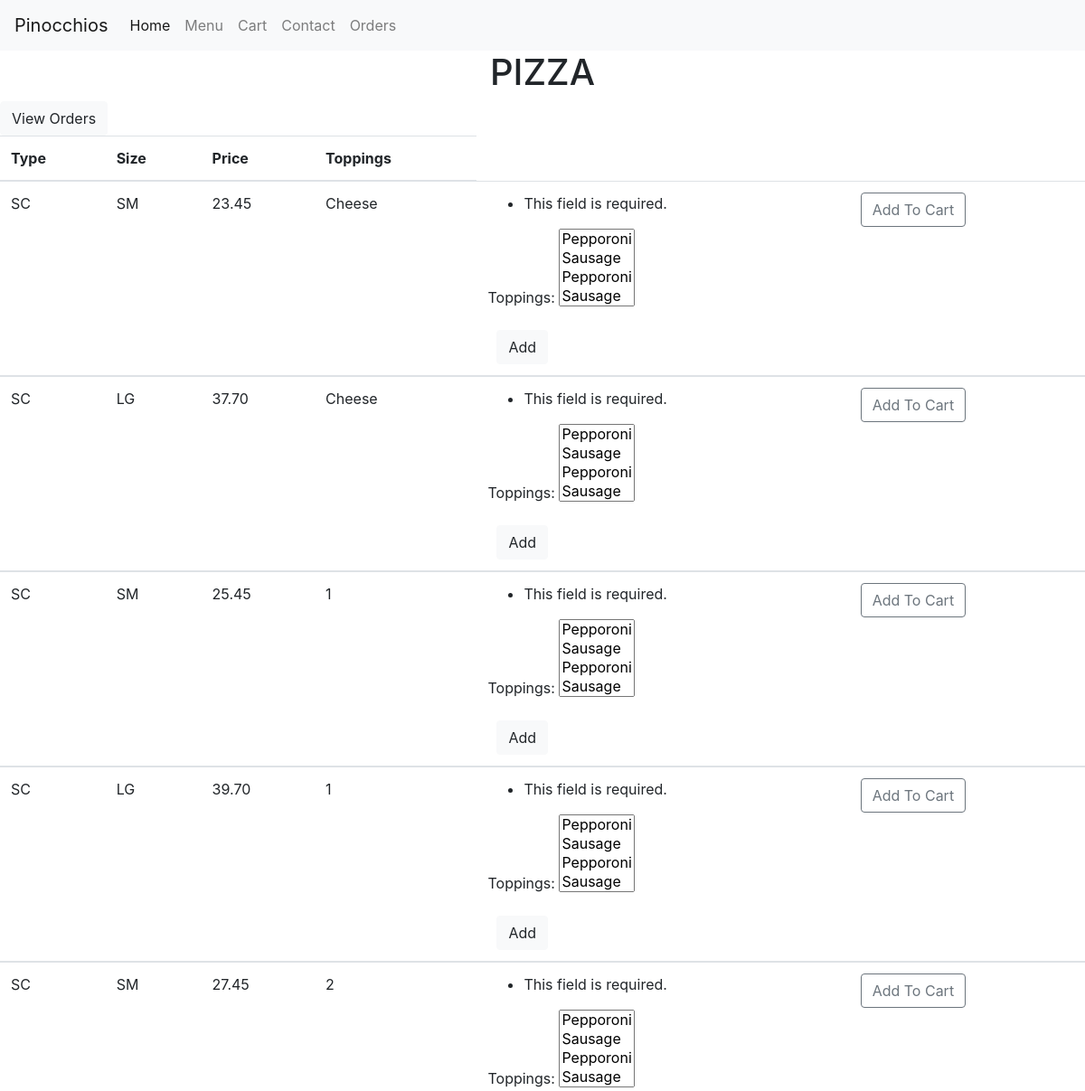
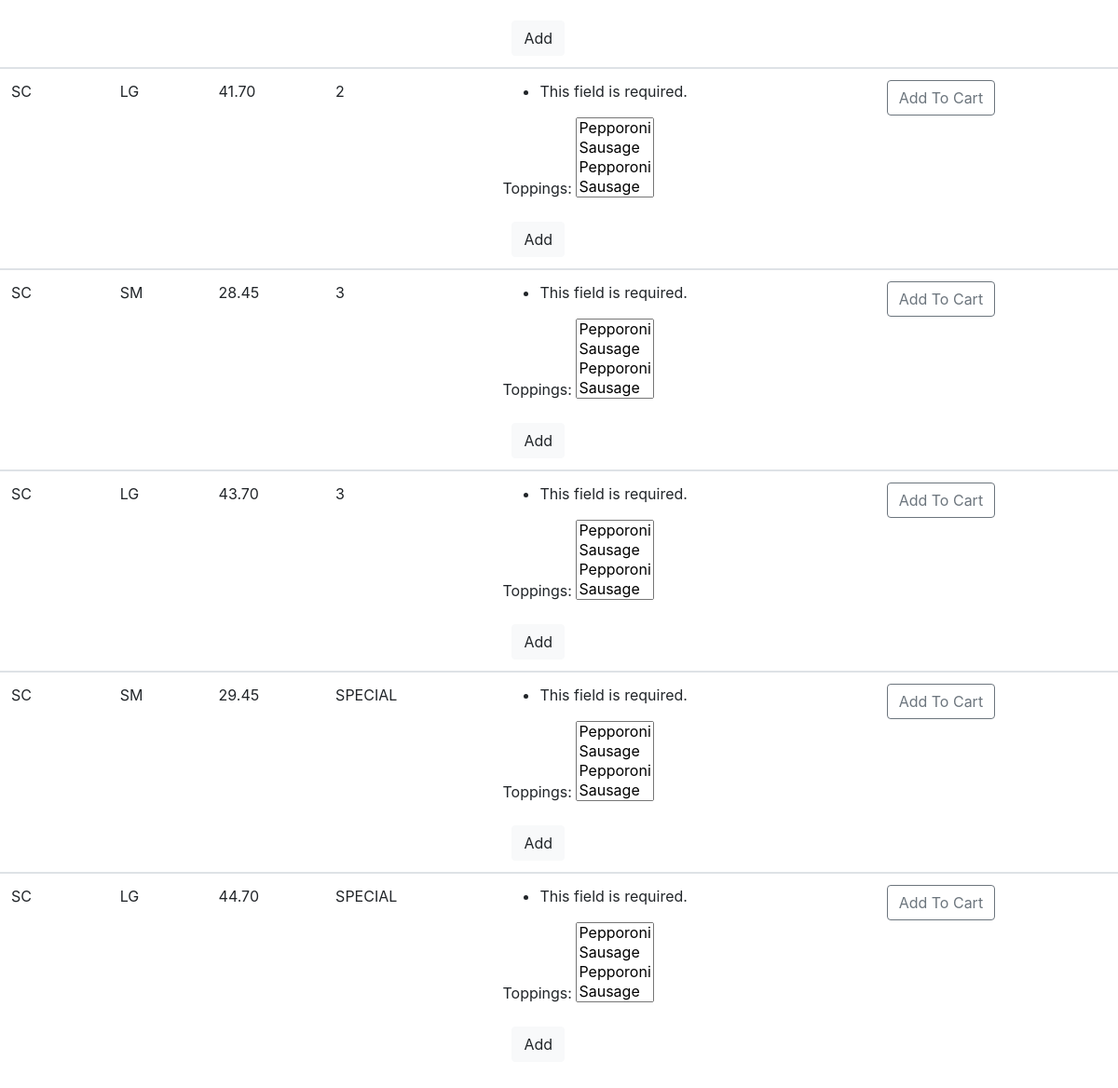
Page /menupizzasic on the committed database (2 pictures, top to bottom).
### orders/models.py (models this page shows)
class PizzaSic(models.Model):
    Regular='RG'
    Sicilian='SC'
    TYPE_CHOICES=(
        (Regular,'Regular'),
        (Sicilian,'Sicilian' )
        )
    Small='SM'
    Large='LG'
    TYPE_CHOICES=((Regular,'Regular'),(Sicilian,'Sicilian') )
    SIZE_CHOICES=(
        (Small,'Small'),
        (Large,'Large'))
    Cheese='Cheese'
    first="1"
    second='2'
    third='3'
    fourth='4'
    fifth='5'
    Special='SPECIAL'
    NUM_TOPPING_CHOICES=(
    (Cheese,'Cheese'),
    (first,'1'),
    (second,'2'),
    (third,'3'),
    (fourth,'4'),
    (fifth,'5'),
    (Special,'SPECIAL'))
    PizzaDish = models.CharField(
        choices=TYPE_CHOICES,
        default=Regular,
        max_length=64,
    )
    Size=models.CharField(
        choices=SIZE_CHOICES,
        default=Small,
        max_length=64,
        )
    Price=models.DecimalField(
        max_digits=5,
        decimal_places=2,
        default=1
        )
    Num_Toppings = models.CharField(
        max_length=64,
        choices=NUM_TOPPING_CHOICES,
        )
    def __str__(self):
        return f"{self.PizzaDish} {self.Size} {self.Num_Toppings}"

### orders/views.py (the view)
# urls.py: path("menupizzasic", views.menupizzasic, name="menupizzasic"),
def menupizzasic(request):
     context = {
         "form": PizzaForm(request.POST),
       "pizza" : PizzaSic.objects.all()
     }
     return render(request, "pizzasic.html",context)

### orders/form.py
class PizzaForm (forms.ModelForm):
    class Meta:
        model = Cart # Retrieves fields from Cart
        exclude = ["Items","Username","Status","Price"] #Only Toppings field id required
    def __init__ (self, *args, **kwargs):
        super(PizzaForm, self).__init__(*args, **kwargs)

### orders/models.py (called while the page is built)
    def __str__(self):
        return f"{self.Topps}"

### templates/pizzasic.html (shortened to what this page needs)
{% extends 'base.html' %}
{% block content %}
<h1 style="text-align:center;">PIZZA</h1>
<table class="table">
    <thead>
  <a class="btn btn-light" href="{% url 'view' %}">View Orders</a>
    <tr>
        <th scope="col">Type</th>
        <th scope="col">Size</th>
        <th scope="col">Price</th>
        <th scope="col">Toppings</th>
    </thead>
    {% for item in pizza %}
     <tbody>
    <tr scope="row">
        <td>{{ item.PizzaDish }}</td>
        <td>{{ item.Size }}</td>
        <td>{{ item.Price }}</td>
        <td>{{ item.Num_Toppings }}</td>
            <td>
            <form method="post" >
              {{ form.as_p }}
              <button type="submit" class="btn btn-light">Add</button>
            </form>
        </td>
<td> <a class=" btn btn-outline-secondary" href="{% url 'add' item item.Price  %}">Add To Cart</a> </td>
    </tr>
     </tbody>
    {% endfor %}
</table>
{% endblock %}

### templates/base.html (style rules this page uses)
a { color:black; }
.about,h6,h3,button,#place { margin-left:10px; }

### rows in the picture
PizzaSic: PizzaDish "SC", Size "SM", Price "23.45", Num_Toppings "Cheese"
PizzaSic: PizzaDish "SC", Size "LG", Price "37.70", Num_Toppings "Cheese"
PizzaSic: PizzaDish "SC", Size "SM", Price "25.45", Num_Toppings "1"
PizzaSic: PizzaDish "SC", Size "LG", Price "39.70", Num_Toppings "1"
PizzaSic: PizzaDish "SC", Size "SM", Price "27.45", Num_Toppings "2"
PizzaSic: PizzaDish "SC", Size "LG", Price "41.70", Num_Toppings "2"
PizzaSic: PizzaDish "SC", Size "SM", Price "28.45", Num_Toppings "3"
PizzaSic: PizzaDish "SC", Size "LG", Price "43.70", Num_Toppings "3"
PizzaSic: PizzaDish "SC", Size "SM", Price "29.45", Num_Toppings "SPECIAL"
PizzaSic: PizzaDish "SC", Size "LG", Price "44.70", Num_Toppings "SPECIAL"
